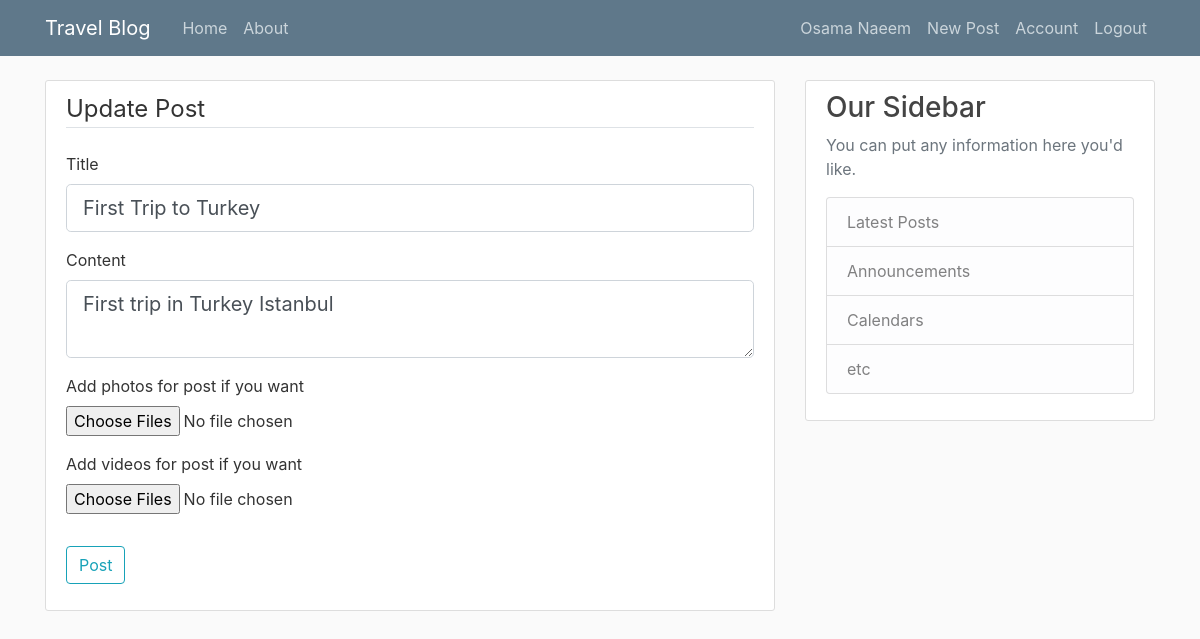
Screenshot of /post/1/update (signed in) with the database file from the repository.
### Flask_app/models.py (models this page shows, shortened)
class User(db.Model, UserMixin):
    id = db.Column(db.Integer,primary_key = True)
    username = db.Column(db.String(20), unique = True, nullable = False)
    email = db.Column(db.String(120), unique = True, nullable = False)
    image = db.Column(db.String(20), nullable = False, default = 'default.jpeg')
    password = db.Column(db.String(60), nullable = False)
    posts = db.relationship('Post', backref='author', lazy = True)

class Post(db.Model, UserMixin):
    id = db.Column(db.Integer,primary_key = True)
    title = db.Column(db.String(100),nullable = False)
    date_posted = db.Column(db.String(60),nullable = False, default = datetime.utcnow)
    content = db.Column(db.Text,nullable = False)
    image = db.Column(db.Text, nullable = True, default = '')
    video = db.Column(db.Text, nullable = True , default = '')
    user_id = db.Column(db.Integer, db.ForeignKey('user.id'), nullable = False)

### Flask_app/routes.py (the view)
@app.route("/post/<int:post_id>/update", methods=['GET', 'POST'])
@login_required
def update_post(post_id):
    post = Post.query.get_or_404(post_id)
    page = 'update post'
    if post.author != current_user:
        abort(403)
    form = PostForm()
    if form.validate_on_submit():
        if form.picture.data:
            print("Posted picture for form !!!")
            picture_file = save_picture(form.picture.data,page)
            post.image = picture_file
        if form.video.data:
            video_file = save_video(form.video.data)
            post.video = video_file
            print("posted video for form !!! in update form ")
        post.title = form.title.data
        post.content = form.content.data
        db.session.commit()
        flash('Your post has been updated!', 'success')
        return redirect(url_for('post', post_id=post.id))
    elif request.method == 'GET':
        form.title.data = post.title
        form.content.data = post.content
    return render_template('create_post.html', title='Update Post',
                           form=form, legend='Update Post')

### Flask_app/forms.py
class PostForm(FlaskForm):
    title = StringField('Title', validators=[DataRequired()])
    content = TextAreaField('Content', validators=[DataRequired()])
    picture = MultipleFileField('Add photos for post if you want ', validators=[FileAllowed(['jpg', 'png', 'jpeg','jfif']), Length(max=5)])
    video = MultipleFileField("Add videos for post if you want", validators=[FileAllowed(['mp4','avi','mov','wmv','m4p','webm','3gp','mpg','mpeg','swf','amv','ogv','vob']), Length(max=5)])
    submit = SubmitField('Post')

### Flask_app/models.py (called while the page is built)
@login_manager.user_loader
def load_user(user_id):
    return User.query.get(int(user_id))

### Flask_app/templates/create_post.html (shortened to what this page needs)
{% extends "layout.html" %}
{% block content %}
<div class="content-section">
    <form method="POST" action="" enctype="multipart/form-data">
        <fieldset class="form-group">
            <legend class="border-bottom mb-4">{{ legend }}</legend>
            <div class="form-group">
                {{ form.title.label(class="form-control-label") }}
                {% if form.title.errors %}
                    {{ form.title(class="form-control form-control-lg is-invalid") }}
                    <div class="invalid-feedback">
                        {% for error in form.title.errors %}
                            <span>{{ error }}</span>
                        {% endfor %}
                    </div>
                {% else %}
                    {{ form.title(class="form-control form-control-lg") }}
                {% endif %}
            </div>
            <div class="form-group">
                {{ form.content.label(class="form-control-label") }}
                {% if form.content.errors %}
                    {{ form.content(class="form-control form-control-lg is-invalid") }}
                    <div class="invalid-feedback">
                        {% for error in form.content.errors %}
                            <span>{{ error }}</span>
                        {% endfor %}
                    </div>
                {% else %}
                    {{ form.content(class="form-control form-control-lg") }}
                {% endif %}
            </div>
            <div class="form-group">
                {{ form.picture.label() }}
                {{ form.picture(class="form-control-file") }}
            </div>
            <div class="form-group">
                {{ form.video.label() }}
                {{ form.video(class="form-control-file") }}
            </div>
        </fieldset>
        <div class="form-group">
            {{ form.submit(class="btn btn-outline-info") }}
        </div>
    </form>
</div>
{% endblock content %}

### Flask_app/templates/layout.html (shortened to what this page needs)
<!DOCTYPE html>
<html>
<head>
    <link rel="stylesheet" href="https://maxcdn.bootstrapcdn.com/bootstrap/4.0.0/css/bootstrap.min.css">
    <link rel="stylesheet" type="text/css" href="{{ url_for('static', filename='main_orig.css') }}">
</head>
<body>
    <header class="site-header">
      <nav class="navbar navbar-expand-md navbar-dark bg-steel fixed-top">
        <div class="container">
          <a class="navbar-brand mr-4" href="/">Travel Blog</a>
          <div class="collapse navbar-collapse" id="navbarToggle">
            <div class="navbar-nav mr-auto">
              <a class="nav-item nav-link" href="{{ url_for('home') }}">Home</a>
              <a class="nav-item nav-link" href="{{ url_for('about') }}">About</a>
            </div>
            <div class="navbar-nav">
              {% if current_user.is_authenticated %}
                <a class="nav-item nav-link" href="{{ url_for('home') }}"> {{ current_user.username }}</a>
                <a class="nav-item nav-link" href="{{ url_for('new_post') }}">New Post</a>
                <a class="nav-item nav-link" href="{{ url_for('account') }}">Account</a>
                <a class="nav-item nav-link" href="{{ url_for('logout') }}">Logout</a>
              {% else %}
                <a class="nav-item nav-link" href="{{ url_for('login') }}">Login</a>
                <a class="nav-item nav-link" href="{{ url_for('register') }}">Register</a>
              {% endif %}
            </div>
          </div>
        </div>
      </nav>
    </header>
    <main role="main" class="container">
      <div class="row">
        <div class="col-md-8">
          {% block content %}{% endblock %}
        </div>
        <div class="col-md-4">
          <div class="content-section">
            <h3>Our Sidebar</h3>
            <p class='text-muted'>You can put any information here you'd like.
              <ul class="list-group">
                <li class="list-group-item list-group-item-light">Latest Posts</li>
                <li class="list-group-item list-group-item-light">Announcements</li>
                <li class="list-group-item list-group-item-light">Calendars</li>
                <li class="list-group-item list-group-item-light">etc</li>
              </ul>
            </p>
          </div>
        </div>
      </div>
    </main>
</body>
</html>

### Flask_app/static/main_orig.css (style rules this page uses)
body { background: #fafafa; color: #333333; margin-top: 5rem; }
h1, h2, h3, h4, h5, h6 { color: #444444; }
.bg-steel { background-color: #5f788a; }
.site-header .navbar-nav .nav-link { color: #cbd5db; }
.content-section { background: #ffffff; padding: 10px 20px; border: 1px solid #dddddd; border-radius: 3px; margin-bottom: 20px; }

### rows the page displays
User: username "Osama Naeem"
Post: title "First Trip to Turkey", content "First trip in Turkey Istanbul"

### other values shown
{{ legend }} "Update Post"
